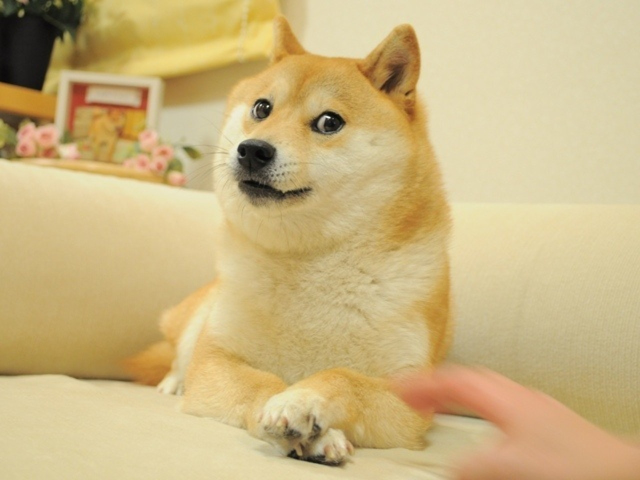
#> input picture vision/beer_locator2/histogram/doge.jpg, 1280 x 960 px (shown at 1/2 size)
$ python histogram.py
#> lines starting #> are read from the running program, lines starting #| are printed output that depends on the picture
import cv2
import sys
import numpy as np
from matplotlib import pyplot as plt

print(sys.argv)
if len(sys.argv)==2:
    fname = sys.argv[1]
else:
    fname = 'doge.jpg'
    # fname = 'under.jpg'
    # fname = 'over.jpg'

print("OpenCV Version : %s " % cv2.__version__)
image = cv2.imread(fname, 1)
#> image is the input picture: shape (960, 1280, 3); mean B, G, R 129.7, 181.1, 203
# image = cv2.imread('doge.jpg', 1)
# image = cv2.imread('under.jpg', 1)

print(image.shape)
#| (960, 1280, 3)
print(image.min(), image.max())
#| 0 252
image_g = cv2.cvtColor(image, cv2.COLOR_BGR2GRAY)
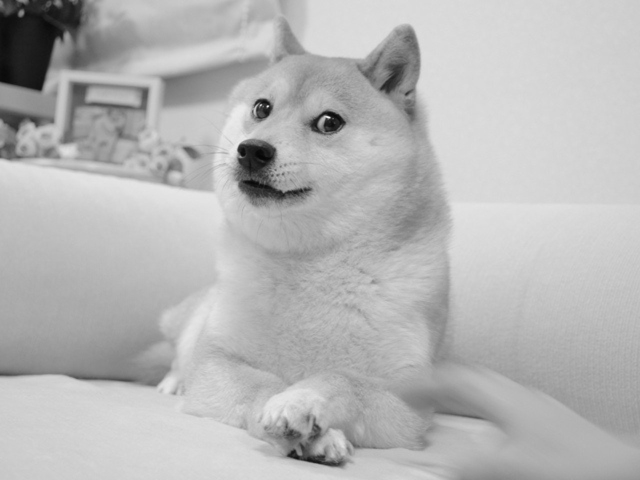
#> image_g: shape (960, 1280) (shown at 1/2 size); min 4, max 250, mean 181.8
print(image_g.shape)
#| (960, 1280)

hist = np.zeros(256)
histR = np.zeros(256)
histG = np.zeros(256)
histB = np.zeros(256)

for x in range(0, image_g.shape[0]):
    for y in range(0, image_g.shape[1]):
        hist[image_g.item(x, y)] += 1
        histB[image.item(x, y, 0)] += 1
        histG[image.item(x, y, 1)] += 1
        histR[image.item(x, y, 2)] += 1
hist_combined = histR + histG + histB

plt.figure(1)
plt.imshow(cv2.cvtColor(image, cv2.COLOR_BGR2RGB))
plt.title("much vizs very wow")

plt.figure(2)
plt.subplot(221)
plt.hist(image_g.ravel(), 256, [0, 256])
plt.title("pyplot.hist()")

# print(hist)
# plt.figure(3)
# plt.plot(range(0,len(hist)), hist)
plt.subplot(223)
plt.plot(hist, 'k')
plt.title("gray")

plt.subplot(222)
plt.plot(hist_combined, 'k')
plt.title("R+G+B")

plt.subplot(224)
plt.plot(histR, 'r')
plt.plot(histG, 'g')
plt.plot(histB, 'b')
plt.title("RGB")

plt.show()
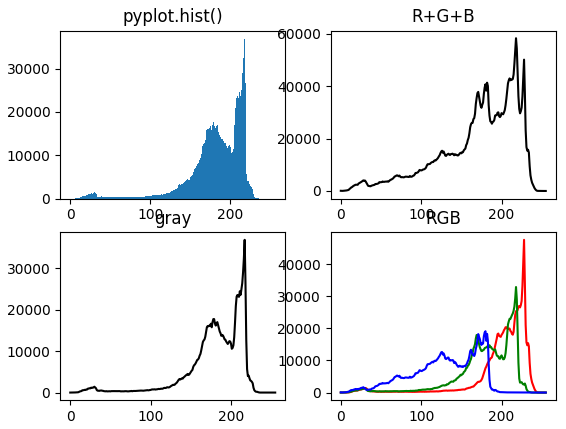
#> figure drawn by matplotlib, 4 panels; panel 1: tallest bar 36924 high, from x = 217 to 218; panel 2: curve peaks at x = 217, y = 36924; panel 3: curve peaks at x = 218, y = 58282; panel 4: curve peaks at x = 228, y = 47605
